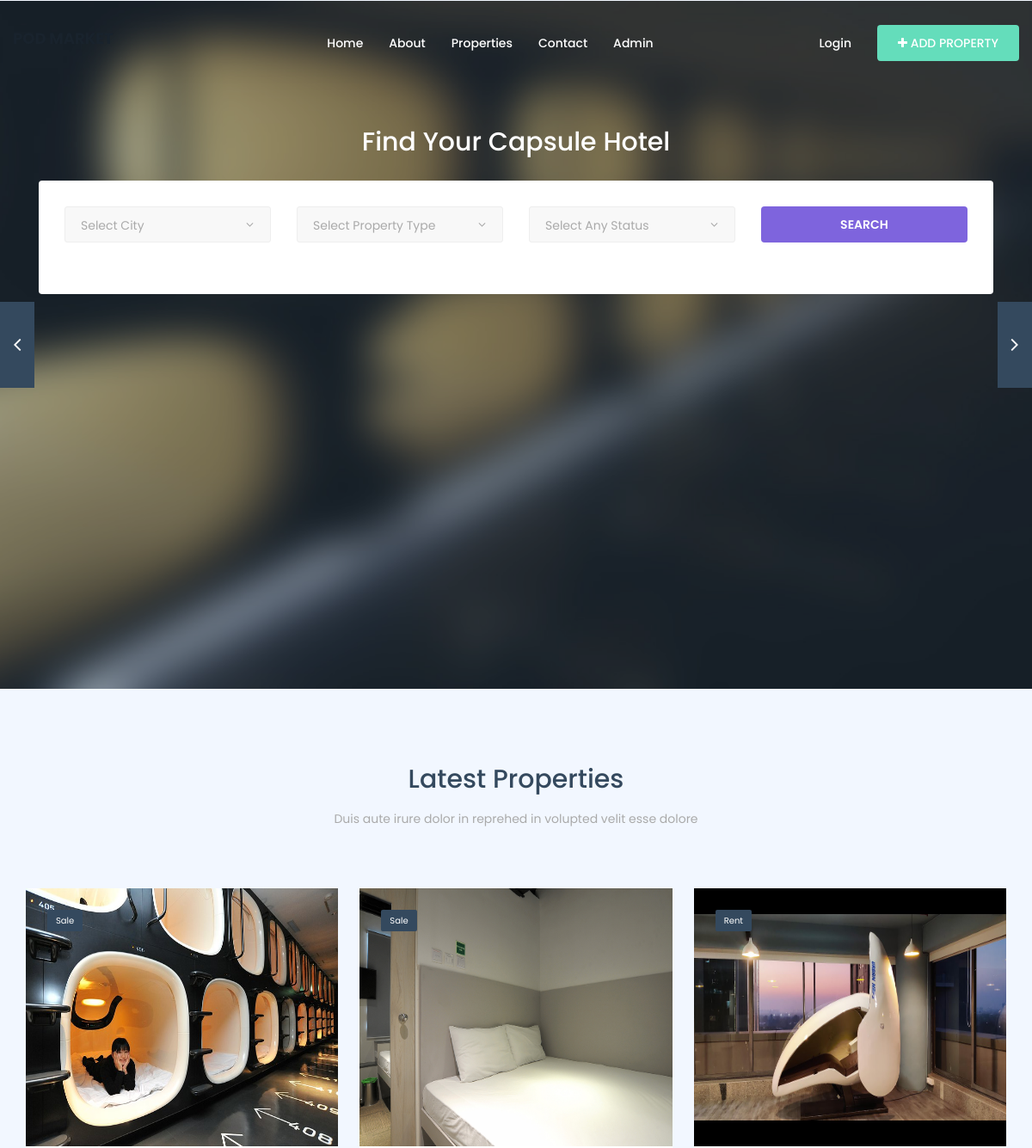
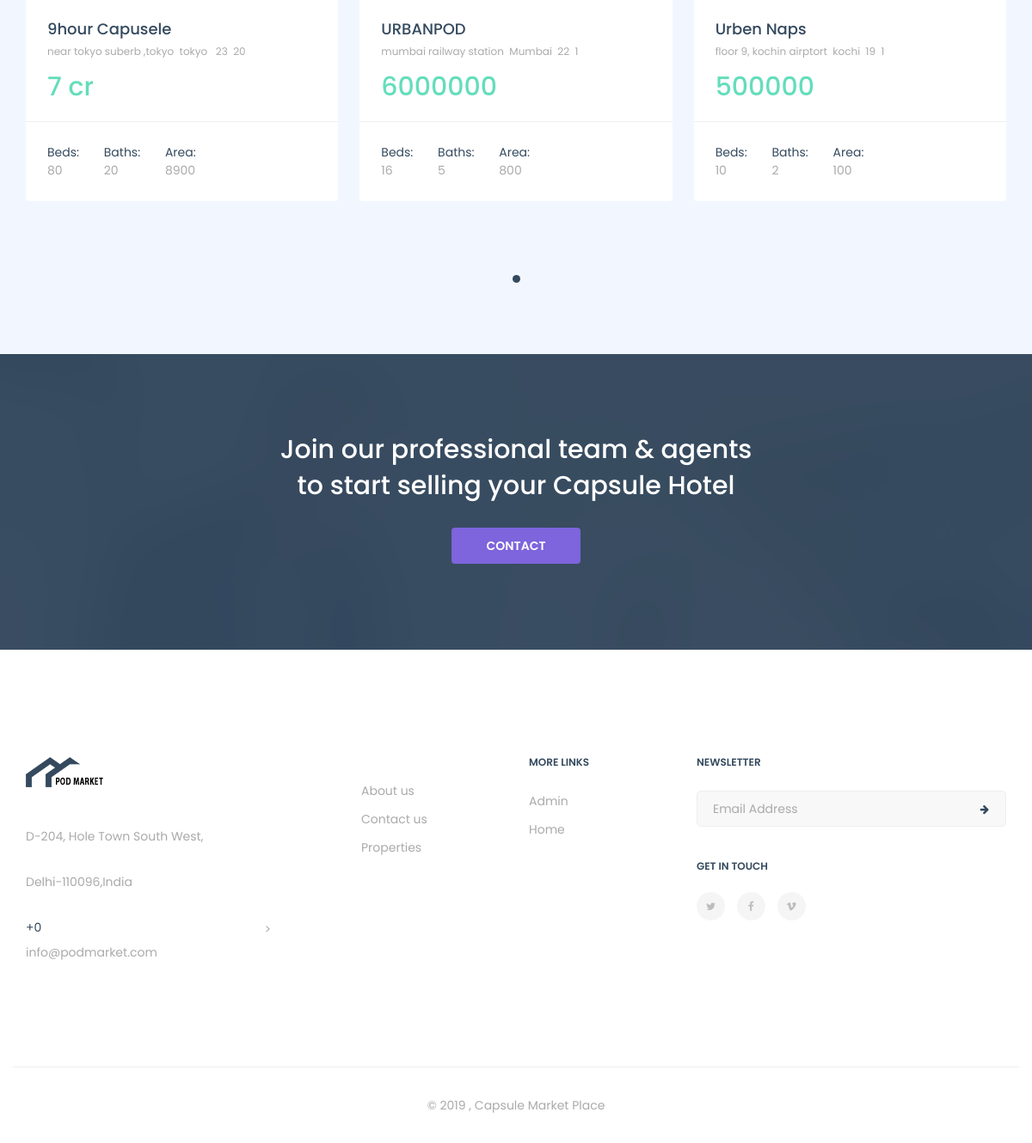
The page / on the database its author committed (2 pictures, top to bottom).
### tables this page shows
CREATE TABLE `tblproperty` (
  `ID` int(10) NOT NULL,
  `UserID` char(20) DEFAULT NULL,
  `PropertyTitle` mediumtext DEFAULT NULL,
  `PropertDescription` mediumtext DEFAULT NULL,
  `Type` varchar(50) DEFAULT NULL,
  `Status` varchar(100) DEFAULT NULL,
  `Location` varchar(200) DEFAULT NULL,
  `Bedrooms` varchar(200) DEFAULT NULL,
  `Bathrooms` varchar(200) DEFAULT NULL,
  `Floors` varchar(200) DEFAULT NULL,
  `Garages` varchar(200) DEFAULT NULL,
  `Area` varchar(50) DEFAULT NULL,
  `Size` varchar(50) DEFAULT NULL,
  `RentorsalePrice` varchar(120) DEFAULT NULL,
  `BeforePricelabel` varchar(120) DEFAULT NULL,
  `AfterPricelabel` varchar(120) DEFAULT NULL,
  `PropertyID` varchar(120) DEFAULT NULL,
  `CenterCooling` int(4) DEFAULT NULL,
  `Balcony` int(4) DEFAULT NULL,
  `PetFriendly` int(4) DEFAULT NULL,
  `Barbeque` int(4) DEFAULT NULL,
  `FireAlarm` int(4) DEFAULT NULL,
  `ModernKitchen` int(4) DEFAULT NULL,
  `Storage` int(4) DEFAULT NULL,
  `Dryer` int(4) DEFAULT NULL,
  `Heating` int(4) DEFAULT NULL,
  `Pool` int(4) DEFAULT NULL,
  `Laundry` int(4) DEFAULT NULL,
  `Sauna` int(4) DEFAULT NULL,
  `Gym` int(4) DEFAULT NULL,
  `Elevator` int(4) DEFAULT NULL,
  `DishWasher` int(4) DEFAULT NULL,
  `EmergencyExit` int(4) DEFAULT NULL,
  `FeaturedImage` varchar(200) DEFAULT NULL,
  `GalleryImage1` varchar(200) DEFAULT NULL,
  `GalleryImage2` varchar(200) DEFAULT NULL,
  `GalleryImage3` varchar(200) DEFAULT NULL,
  `GalleryImage4` varchar(200) DEFAULT NULL,
  `GalleryImage5` varchar(200) DEFAULT NULL,
  `Address` varchar(200) DEFAULT NULL,
  `Country` varchar(200) DEFAULT NULL,
  `City` varchar(220) DEFAULT NULL,
  `State` varchar(200) DEFAULT NULL,
  `ZipCode` varchar(200) DEFAULT NULL,
  `Neighborhood` varchar(200) DEFAULT NULL,
  `ListingDate` timestamp NULL DEFAULT current_timestamp()
);

CREATE TABLE `tblpage` (
  `ID` int(10) NOT NULL,
  `PageType` varchar(120) DEFAULT NULL,
  `PageTitle` mediumtext DEFAULT NULL,
  `PageDescription` mediumtext DEFAULT NULL,
  `Email` varchar(120) DEFAULT NULL,
  `MobileNumber` bigint(10) DEFAULT NULL,
  `UpdationDate` timestamp NULL DEFAULT NULL ON UPDATE current_timestamp()
);

### index.php (the view, shortened to what this page needs)
<!DOCTYPE html>
<html dir="ltr" lang="en-US">
<head>
    <link href="assets/css/external.css" rel="stylesheet">
    <link href="assets/css/bootstrap.min.css" rel="stylesheet">
    <link href="assets/css/style.css" rel="stylesheet">
</head>
<body>
    <div id="wrapper" class="wrapper clearfix">
        <?php include_once('includes/header.php');?>
        <section id="heroSearch" class="hero-search mtop-100 pt-0 pb-0">
            <div class="container">
                <div class="row">
                    <div class="col-xs-12 col-sm-12 col-md-12">
                        <div class="slider--content">
                            <div class="text-center">
                                <h1>Find Your Capsule Hotel</h1>
                            </div>
                            <form class="mb-0" method="post" name="search" action="property-search.php">
                                <div class="form-box search-properties">
                                    <div class="row">
                                        <div class="col-xs-12 col-sm-6 col-md-3">
                                            <div class="form-group">
                                                <div class="select--box">
                                                    <i class="fa fa-angle-down"></i>
                                                    <select name="city" id="city">
                                        <option value="">Select City</option>
                                    </select>
                                                </div>
                                            </div>
                                        </div>
                                        <div class="col-xs-12 col-sm-6 col-md-3">
                                            <div class="form-group">
                                                <div class="select--box">
                                                    <i class="fa fa-angle-down"></i>
                                                    <select name="type" id="type" required="true">
                                        <option value="">Select Property Type</option>
                                    </select>
                                                </div>
                                            </div>
                                        </div>
                                        <div class="col-xs-12 col-sm-6 col-md-3">
                                            <div class="form-group">
                                                <div class="select--box">
                                                    <i class="fa fa-angle-down"></i>
                                                    <select name="status" id="status" required="true">
                                        <option value="">Select Any Status</option>
                                    </select>
                                                </div>
                                            </div>
                                        </div>
                                        <div class="col-xs-12 col-sm-6 col-md-3">
                                            <input type="submit" value="Search" name="search" class="btn btn--primary btn--block">
                                        </div>
                                    </div>
                                </div>
                            </form>
                        </div>
                    </div>
                </div>
            </div>
            <div class="carousel slider-navs" data-slide="1" data-slide-rs="1" data-autoplay="true" data-nav="true" data-dots="false" data-space="0" data-loop="true" data-speed="800">
                <div class="slide--item bg-overlay bg-overlay-dark3">
                </div>
            </div>
        </section>
        <section id="properties-carousel" class="properties-carousel pt-90 pb-90">
            <div class="container">
                <div class="row">
                    <div class="col-xs-12 col-sm-12 col-md-12">
                        <div class="heading heading-2 text-center mb-70">
                            <h2 class="heading--title">Latest Properties</h2>
                            <p class="heading--desc">Duis aute irure dolor in reprehed in volupted velit esse dolore</p>
                        </div>
                    </div>
                </div>
                <div class="row">
                    <div class="col-xs-12 col-sm-12 col-md-12">
                        <div class="carousel carousel-dots" data-slide="3" data-slide-rs="2" data-autoplay="true" data-nav="false" data-dots="true" data-space="25" data-loop="true" data-speed="800">
                            <?php
$query=mysqli_query($con,"select * from tblproperty order by rand() limit 9");
while($row=mysqli_fetch_array($query))
{
?>
                            <div class="property-item">
                                <div class="property--img">
                                    <a href="single-property-detail.php?proid=<?php echo $row['ID'];?>">
                        <img src="propertyimages/<?php echo $row['FeaturedImage'];?>" alt="<?php echo $row['PropertyTitle'];?>" width='380' height='300'>
                        <span class="property--status"><?php echo $row['Status'];?></span>
                        </a>
                                </div>
                                <div class="property--content">
                                    <div class="property--info">
                                        <h5 class="property--title"><a href="single-property-detail.php?proid=<?php echo $row['ID'];?>">
    <?php echo $row['PropertyTitle'];?></a></h5>
                                        <p class="property--location"><?php echo $row['Address'];?>&nbsp;
<?php echo $row['City'];?>&nbsp;
<?php echo $row['State'];?>&nbsp;
<?php echo $row['Country'];?></p>
                                        <p class="property--price"><?php echo $row['RentorsalePrice'];?></p>
                                    </div>
                                    <div class="property--features">
                                        <ul class="list-unstyled mb-0">
                                            <li><span class="feature">Beds:</span><span class="feature-num"><?php echo $row['Bedrooms'];?></span></li>
                                            <li><span class="feature">Baths:</span><span class="feature-num"><?php echo $row['Bathrooms'];?></span></li>
                                            <li><span class="feature">Area:</span><span class="feature-num"><?php echo $row['Area'];?></span></li>
                                        </ul>
                                    </div>
                                </div>
                            </div>
                            <?php } ?>
                        </div>
                    </div>
                </div>
            </div>
        </section>
        <section id="cta" class="cta cta-1 text-center bg-overlay bg-overlay-dark pt-90">
            <div class="container">
                <div class="row">
                    <div class="col-xs-12 col-sm-12 col-md-6 col-md-offset-3">
                        <h3>Join our professional team & agents to start selling your Capsule Hotel</h3>
                        <a href="contact.php" class="btn btn--primary">Contact</a>
                    </div>
                </div>
            </div>
        </section>
       <?php include_once('includes/footer.php');?>
    </div>
</body>
</html>

### includes/header.php (shortened to what this page needs)
<header id="navbar-spy" class="header header-1 header-transparent header-fixed">
            <nav id="primary-menu" class="navbar navbar-fixed-top">
                <div class="container-fluid">
                    <div class="navbar-header">
                 <a class="logo"href="index.php">
                    <strong style="color:#19232d; font-size:18px;">POD MARKET</strong>
                </a>
                    </div>
                    <div class="collapse navbar-collapse pull-right" id="navbar-collapse-1">
                        <ul class="nav navbar-nav nav-pos-center navbar-left">
                            <li>
                                <a href="index.php">home</a>
                            </li>
                             <li><a href="about.php">about</a></li>
                            <li><a href="properties-grid.php">properties</a></li>
                            <li><a href="contact.php">contact</a></li>
                               <?php if (strlen($_SESSION['remsuid']==0)) {?>
                            <li>
                                <a href="admin/login.php">admin</a>
                            </li>
                        <?php } ?>
                        </ul>
                        <div class="module module-login pull-left">
                            <?php if (strlen($_SESSION['remsuid']==0)) {?>
                            <a class="btn-popup" data-toggle="modal" data-target="#signupModule">Login</a>
                            <?php } ?>
                        </div>
                        <?php
                        if (strlen($_SESSION['ut']!=3)) {
                            ?>
                        <div class="module module-property pull-left">
                            <a href="add-property.php"  class="btn"><i class="fa fa-plus"></i> add property</a>
                        </div>
                        <?php  }
                       ?>
                    </div>
                </div>
            </nav>
        </header>

### includes/footer.php (shortened to what this page needs)
 <?php
include('includes/dbconnection.php');
?>
 <footer id="footer" class="footer footer-1 bg-white">
            <div class="footer-widget">
                <div class="container">
                    <div class="row">
                        <div class="col-xs-12 col-sm-6 col-md-3 widget--about">
                            <div class="widget--content">
                                <?php
$ret=mysqli_query($con,"select * from tblpage where PageType='contactus'");
while ($row=mysqli_fetch_array($ret)) {
?>
                                <div class="footer--logo">
                                    <img src="assets/images/logo/logo-dark3.png" alt="logo">
                                </div>
                                <p><?php  echo $row['PageDescription'];?></p>
                                <div class="footer--contact">
                                    <ul class="list-unstyled mb-0">
                                        <li>+<?php  echo $row['MobileNumber'];?></li>
                                        <li> <p><?php  echo $row['Email'];?></p></li>
                                    </ul>
                                </div>
                            </div>
                            <?php } ?>
                        </div>
                        <div class="col-xs-12 col-sm-3 col-md-2 col-md-offset-1 widget--links">
                            <div class="widget--content">
                                <ul class="list-unstyled mb-0">
                                    <li><a href="about.php">About us</a></li>
                                    <li><a href="contact.php">Contact us</a></li>
                                   <li><a href="properties-grid.php">Properties</a></li>
                                </ul>
                            </div>
                        </div>
                        <div class="col-xs-12 col-sm-3 col-md-2 widget--links">
                            <div class="widget--title">
                                <h5>More Links</h5>
                            </div>
                            <div class="widget--content">
                                <ul class="list-unstyled mb-0">
                                    <li><a href="admin/login.php">Admin</a></li>
                                    <li><a href="index.php">Home</a></li>
                                </ul>
                            </div>
                        </div>
                      <div class="col-xs-12 col-sm-12 col-md-4 widget--newsletter">
                            <div class="widget--title">
                                <h5>newsletter</h5>
                            </div>
                            <div class="widget--content">
                                <form class="newsletter--form mb-40">
                                    <input type="email" class="form-control" id="newsletter-email" placeholder="Email Address">
                                    <button type="submit"><i class="fa fa-arrow-right"></i></button>
                                </form>
                                <h6>Get In Touch</h6>
                                <div class="social-icons">
                                    <a href="#"><i class="fa fa-twitter"></i></a>
                                    <a href="#"><i class="fa fa-facebook"></i></a>
                                    <a href="#"><i class="fa fa-vimeo"></i></a>
                                </div>
                            </div>
                        </div>>
                    </div>
                </div>
            </div>
            <div class="footer--copyright text-center">
                <div class="container">
                    <div class="row footer--bar">
                        <div class="col-xs-12 col-sm-12 col-md-12">
                            <span>© 2019 ,  Capsule Market Place</span>
                        </div>
                    </div>
                </div>
            </div>
        </footer>

### rows shown on the page
tblproperty: FeaturedImage (picture), Status "Sale", PropertyTitle "9hour Capusele", Address "near tokyo suberb ,tokyo", City "tokyo", State "23", Country "20", RentorsalePrice "7 cr", Bedrooms "80", Bathrooms "20", Area "8900"
tblproperty: FeaturedImage (picture), Status "Sale", PropertyTitle "URBANPOD", Address "mumbai railway station", City "Mumbai", State "22", Country "1", RentorsalePrice "6000000", Bedrooms "16", Bathrooms "5", Area "800"
tblproperty: FeaturedImage (picture), Status "Rent", PropertyTitle "Urben Naps", Address "floor 9, kochin airptort", City "kochi", State "19", Country "1", RentorsalePrice "500000", Bedrooms "10", Bathrooms "2", Area "100"
tblpage: PageDescription "D-204, Hole Town South West, Delhi-110096,India", MobileNumber "0", Email "info@podmarket.com"
